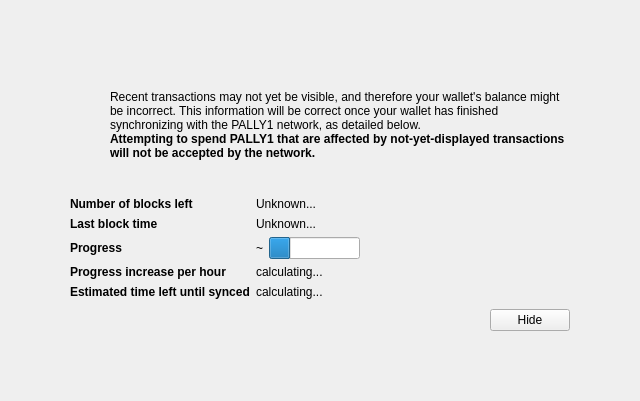
<?xml version="1.0" encoding="UTF-8"?>
<ui version="4.0">
 <class>ModalOverlay</class>
 <widget class="ModalOverlay" name="ModalOverlay">
  <property name="geometry">
   <rect>
    <x>0</x>
    <y>0</y>
    <width>640</width>
    <height>401</height>
   </rect>
  </property>
  <property name="windowTitle">
   <string>Form</string>
  </property>
  <layout class="QVBoxLayout" name="verticalLayout" stretch="0">
   <property name="sizeConstraint">
    <enum>QLayout::SetDefaultConstraint</enum>
   </property>
   <property name="leftMargin">
    <number>0</number>
   </property>
   <property name="topMargin">
    <number>0</number>
   </property>
   <property name="rightMargin">
    <number>0</number>
   </property>
   <property name="bottomMargin">
    <number>0</number>
   </property>
   <item>
    <widget class="QWidget" name="bgWidget" native="true">
     <layout class="QVBoxLayout" name="verticalLayoutMain" stretch="0">
      <property name="leftMargin">
       <number>60</number>
      </property>
      <property name="topMargin">
       <number>60</number>
      </property>
      <property name="rightMargin">
       <number>60</number>
      </property>
      <property name="bottomMargin">
       <number>60</number>
      </property>
      <item>
       <widget class="QWidget" name="contentWidget" native="true">
        <property name="styleSheet">
         <string notr="true"/>
        </property>
        <layout class="QVBoxLayout" name="verticalLayoutSub" stretch="1,0,0,0,0">
         <property name="spacing">
          <number>0</number>
         </property>
         <property name="leftMargin">
          <number>10</number>
         </property>
         <property name="topMargin">
          <number>10</number>
         </property>
         <property name="rightMargin">
          <number>10</number>
         </property>
         <property name="bottomMargin">
          <number>10</number>
         </property>
         <item>
          <layout class="QHBoxLayout" name="horizontalLayoutIconText" stretch="0,1">
           <property name="topMargin">
            <number>20</number>
           </property>
           <item>
            <layout class="QVBoxLayout" name="verticalLayoutIcon">
             <property name="leftMargin">
              <number>0</number>
             </property>
             <item>
              <widget class="QPushButton" name="warningIcon">
               <property name="enabled">
                <bool>false</bool>
               </property>
               <property name="text">
                <string/>
               </property>
               <property name="icon">
                <iconset resource="../PALLY1.qrc">
                 <normaloff>:/icons/warning</normaloff>
                 <disabledoff>:/icons/warning</disabledoff>:/icons/warning</iconset>
               </property>
               <property name="iconSize">
                <size>
                 <width>48</width>
                 <height>48</height>
                </size>
               </property>
               <property name="flat">
                <bool>true</bool>
               </property>
              </widget>
             </item>
             <item>
              <spacer name="verticalSpacerWarningIcon">
               <property name="orientation">
                <enum>Qt::Vertical</enum>
               </property>
               <property name="sizeHint" stdset="0">
                <size>
                 <width>20</width>
                 <height>40</height>
                </size>
               </property>
              </spacer>
             </item>
            </layout>
           </item>
           <item>
            <layout class="QVBoxLayout" name="verticalLayoutInfoText">
             <property name="leftMargin">
              <number>0</number>
             </property>
             <property name="topMargin">
              <number>0</number>
             </property>
             <item>
              <widget class="QLabel" name="infoText">
               <property name="text">
                <string>Recent transactions may not yet be visible, and therefore your wallet's balance might be incorrect. This information will be correct once your wallet has finished synchronizing with the PALLY1 network, as detailed below.</string>
               </property>
               <property name="textFormat">
                <enum>Qt::RichText</enum>
               </property>
               <property name="wordWrap">
                <bool>true</bool>
               </property>
              </widget>
             </item>
             <item>
              <widget class="QLabel" name="infoTextStrong">
               <property name="font">
                <font>
                 <weight>75</weight>
                 <bold>true</bold>
                </font>
               </property>
               <property name="text">
                <string>Attempting to spend PALLY1 that are affected by not-yet-displayed transactions will not be accepted by the network.</string>
               </property>
               <property name="textFormat">
                <enum>Qt::RichText</enum>
               </property>
               <property name="wordWrap">
                <bool>true</bool>
               </property>
              </widget>
             </item>
             <item>
              <spacer name="verticalSpacerInTextSpace">
               <property name="orientation">
                <enum>Qt::Vertical</enum>
               </property>
               <property name="sizeHint" stdset="0">
                <size>
                 <width>20</width>
                 <height>40</height>
                </size>
               </property>
              </spacer>
             </item>
            </layout>
           </item>
          </layout>
         </item>
         <item>
          <spacer name="verticalSpacerAfterText">
           <property name="orientation">
            <enum>Qt::Vertical</enum>
           </property>
           <property name="sizeHint" stdset="0">
            <size>
             <width>20</width>
             <height>40</height>
            </size>
           </property>
          </spacer>
         </item>
         <item>
          <layout class="QFormLayout" name="formLayout">
           <property name="fieldGrowthPolicy">
            <enum>QFormLayout::FieldsStayAtSizeHint</enum>
           </property>
           <property name="horizontalSpacing">
            <number>6</number>
           </property>
           <property name="verticalSpacing">
            <number>6</number>
           </property>
           <property name="topMargin">
            <number>10</number>
           </property>
           <item row="0" column="0">
            <widget class="QLabel" name="labelNumberOfBlocksLeft">
             <property name="font">
              <font>
               <weight>75</weight>
               <bold>true</bold>
              </font>
             </property>
             <property name="text">
              <string>Number of blocks left</string>
             </property>
            </widget>
           </item>
           <item row="0" column="1">
            <widget class="QLabel" name="numberOfBlocksLeft">
             <property name="text">
              <string>Unknown...</string>
             </property>
            </widget>
           </item>
           <item row="1" column="0">
            <widget class="QLabel" name="labelLastBlockTime">
             <property name="font">
              <font>
               <weight>75</weight>
               <bold>true</bold>
              </font>
             </property>
             <property name="text">
              <string>Last block time</string>
             </property>
            </widget>
           </item>
           <item row="1" column="1">
            <widget class="QLabel" name="newestBlockDate">
             <property name="sizePolicy">
              <sizepolicy hsizetype="Maximum" vsizetype="Preferred">
               <horstretch>0</horstretch>
               <verstretch>0</verstretch>
              </sizepolicy>
             </property>
             <property name="text">
              <string>Unknown...</string>
             </property>
            </widget>
           </item>
           <item row="2" column="0">
            <widget class="QLabel" name="labelSyncDone">
             <property name="font">
              <font>
               <weight>75</weight>
               <bold>true</bold>
              </font>
             </property>
             <property name="text">
              <string>Progress</string>
             </property>
            </widget>
           </item>
           <item row="2" column="1">
            <layout class="QHBoxLayout" name="horizontalLayoutSync" stretch="0,1">
             <item>
              <widget class="QLabel" name="percentageProgress">
               <property name="text">
                <string>~</string>
               </property>
              </widget>
             </item>
             <item>
              <widget class="QProgressBar" name="progressBar">
               <property name="value">
                <number>24</number>
               </property>
               <property name="format">
                <string/>
               </property>
              </widget>
             </item>
            </layout>
           </item>
           <item row="4" column="0">
            <widget class="QLabel" name="labelProgressIncrease">
             <property name="font">
              <font>
               <weight>75</weight>
               <bold>true</bold>
              </font>
             </property>
             <property name="text">
              <string>Progress increase per hour</string>
             </property>
            </widget>
           </item>
           <item row="4" column="1">
            <widget class="QLabel" name="progressIncreasePerH">
             <property name="text">
              <string>calculating...</string>
             </property>
            </widget>
           </item>
           <item row="5" column="0">
            <widget class="QLabel" name="labelEstimatedTimeLeft">
             <property name="font">
              <font>
               <weight>75</weight>
               <bold>true</bold>
              </font>
             </property>
             <property name="text">
              <string>Estimated time left until synced</string>
             </property>
            </widget>
           </item>
           <item row="5" column="1">
            <widget class="QLabel" name="expectedTimeLeft">
             <property name="text">
              <string>calculating...</string>
             </property>
            </widget>
           </item>
          </layout>
         </item>
         <item>
          <layout class="QHBoxLayout" name="horizontalLayoutButtons">
           <property name="leftMargin">
            <number>10</number>
           </property>
           <property name="topMargin">
            <number>10</number>
           </property>
           <item>
            <spacer name="horizontalSpacer">
             <property name="orientation">
              <enum>Qt::Horizontal</enum>
             </property>
             <property name="sizeHint" stdset="0">
              <size>
               <width>40</width>
               <height>20</height>
              </size>
             </property>
            </spacer>
           </item>
           <item>
            <widget class="QPushButton" name="closeButton">
             <property name="text">
              <string>Hide</string>
             </property>
            </widget>
           </item>
          </layout>
         </item>
         <item>
          <layout class="QVBoxLayout" name="verticalLayout_2">
           <item>
            <spacer name="verticalSpacer">
             <property name="orientation">
              <enum>Qt::Vertical</enum>
             </property>
             <property name="sizeHint" stdset="0">
              <size>
               <width>20</width>
               <height>40</height>
              </size>
             </property>
            </spacer>
           </item>
          </layout>
         </item>
        </layout>
       </widget>
      </item>
     </layout>
    </widget>
   </item>
  </layout>
 </widget>
 <customwidgets>
  <customwidget>
   <class>ModalOverlay</class>
   <extends>QWidget</extends>
   <header>modaloverlay.h</header>
   <container>1</container>
  </customwidget>
 </customwidgets>
 <resources>
  <include location="../PALLY1.qrc"/>
 </resources>
 <connections/>
</ui>
